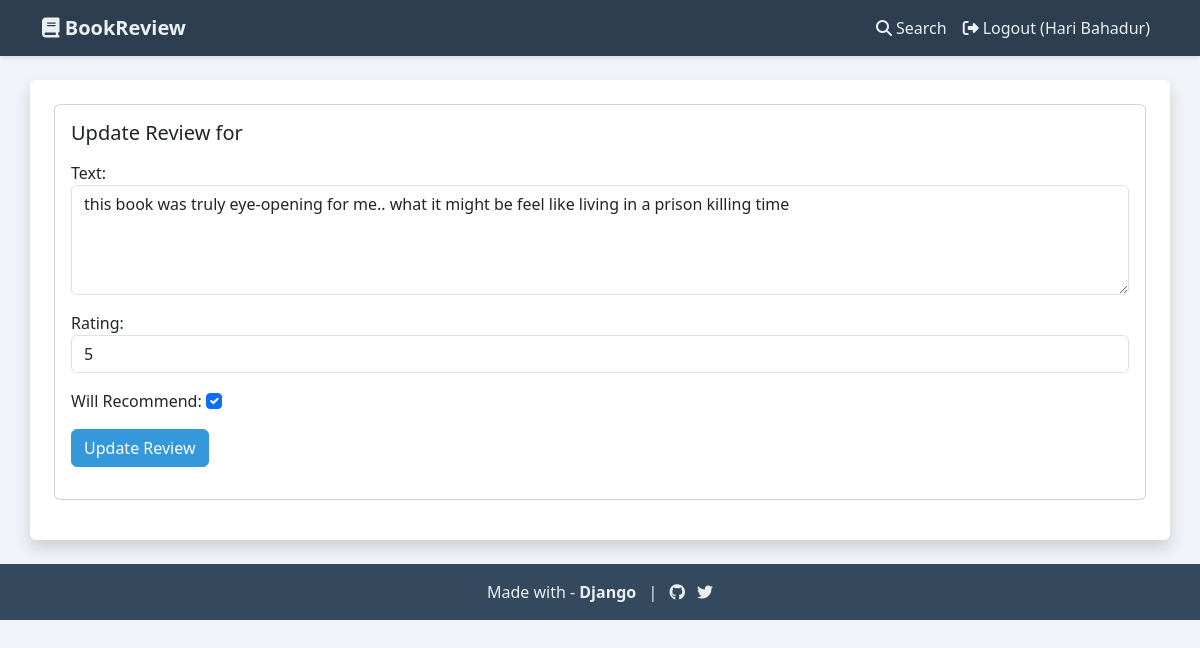
Screenshot of /book/review/5 (signed in) with the database file from the repository.
### books/models.py (models this page shows, shortened)
class Review(models.Model):
    text = models.CharField(max_length=100)
    user = models.ForeignKey(User, on_delete=models.CASCADE)
    book = models.ForeignKey(Book, on_delete=models.CASCADE)
    created_at = models.DateTimeField(auto_now_add=True)
    updated_at = models.DateTimeField(auto_now=True)
    rating = models.PositiveSmallIntegerField(
        validators=[MinValueValidator(1), MaxValueValidator(5)]
    )
    will_recommend = models.BooleanField()

### books/views.py (the view, shortened to what this page needs)
# urls.py: path("review/<int:review_id>", views.update_review, name="update_review"),
@login_required
def update_review(request, review_id):
    review = get_object_or_404(Review, pk=review_id, user=request.user)
    if request.method == "GET":
        form = ReviewForm(instance=review)
        return render(request, "update_review.html", {"review": review, "form": form})

### books/forms.py
class ReviewForm(ModelForm):
    def __init__(self, *args, **kwargs):
        super(ModelForm, self).__init__(*args, **kwargs)
        self.fields["text"].label = "Text"
        self.fields["rating"].label = "Rating"
        self.fields["will_recommend"].label = "Will Recommend"
        for field in self.fields.values():
            field.widget.attrs.update({"class": "form-control"})
        self.fields["will_recommend"].widget.attrs.update({"class": "form-check-input"})
    class Meta:
        model = Review
        fields = ["text", "rating", "will_recommend"]
        widgets = {
            "text": Textarea(
                attrs={
                    "class": "form-control",
                    "placeholder": "Write your review...",
                    "rows": 4,
                }
            ),
            "rating": NumberInput(attrs={"class": "form-control", "min": 0, "max": 5}),
            "will_recommend": CheckboxInput(attrs={"class": "form-check-input"}),
        }

### books/templates/update_review.html (shortened to what this page needs)
{% extends "base.html" %}
{% block content %}
    <div class="card mb-3">
        <div class="row g-0">
            <div>
                <div class="card-body">
                    <h5 class="card-title">
                        Update Review for {{ book.title }}
                    </h5>
                    <p class="card-text">
                        <form method="POST">
                            {{ form.as_p }}
                            <button type="submit" class="btn btn-primary">
                                Update Review
                            </button>
                        </form>
                    </p>
                </div>
            </div>
        </div>
    </div>
{% endblock content %}

### bookreview/templates/base.html (shortened to what this page needs)
<!DOCTYPE html>
<html lang="en">
<head>
    <link href="https://cdn.jsdelivr.net/npm/bootstrap@5.3.3/dist/css/bootstrap.min.css" rel="stylesheet">
    <link rel="stylesheet" href="https://cdnjs.cloudflare.com/ajax/libs/font-awesome/6.6.0/css/all.min.css">
</head>
<body>
    <nav class="navbar navbar-expand-lg navbar-dark mb-4">
        <div class="container">
            <a class="navbar-brand" href="{% url 'home_page' %}">
                <i class="fa-solid fa-book"></i>
                <span class="fw-bold">BookReview</span>
            </a>
            <div class="collapse navbar-collapse" id="navbarNavAltMarkup">
                <div class="navbar-nav ms-auto">
                    <a class="nav-link" href="#"><i class="fas fa-search me-1"></i>Search</a>
                    {% if user.is_authenticated %}
                    <a class="nav-link" href="{% url 'logout_account' %}"><i class="fas fa-sign-out-alt me-1"></i>Logout ({{ user.username}})</a>
                    {% else %}
                    <a class="nav-link" href="{% url 'login_account' %}"><i class="fas fa-sign-in-alt me-1"></i>Login</a>
                    <a class="nav-link" href="{% url 'signup_account' %}"><i class="fas fa-user-plus me-1"></i>Sign Up</a>
                    {% endif %}
                </div>
            </div>
        </div>
    </nav>
    <div class="container bg-white p-4 rounded shadow">
        {% block content %}
        {% endblock content %}
    </div>
    <footer class="text-center text-lg-start mt-4 py-3">
        <div class="container text-center">
            <p class="mb-0">
                Made with -
                <a class="text-reset fw-bold text-decoration-none" target="_blank" href="https://www.djangoproject.com/">Django</a>
                <span class="mx-2">|</span>
                <a href="https://github.com/django" class="text-reset"><i class="fab fa-github"></i></a>
                <a href="https://twitter.com/djangoproject" class="text-reset ms-2"><i class="fab fa-twitter"></i></a>
            </p>
        </div>
    </footer>
</body>
</html>

### bookreview/templates/base.html (style rules this page uses)
body { font-family: 'Segoe UI', Tahoma, Geneva, Verdana, sans-serif; background-color: #f0f4f8; }
.navbar { background-color: #2c3e50 !important; box-shadow: 0 2px 4px rgba(0,0,0,.1); }
.navbar-brand, .nav-link { color: #ecf0f1 !important; }
.btn-primary { background-color: #3498db; border-color: #3498db; }
footer { background-color: #34495e !important; color: #ecf0f1 !important; }

### rows the page displays
Review: text "this book was truly eye-opening for me.. what it might be feel like living in a prison killing time", rating "5", will_recommend "☑"

### other values shown
{{ user.username }} "Hari Bahadur"
